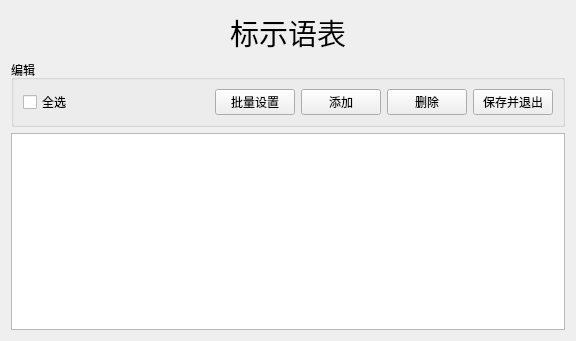
<?xml version="1.0" encoding="UTF-8"?>
<ui version="4.0">
 <class>QFormSignTable</class>
 <widget class="QWidget" name="QFormSignTable">
  <property name="geometry">
   <rect>
    <x>0</x>
    <y>0</y>
    <width>576</width>
    <height>341</height>
   </rect>
  </property>
  <property name="windowTitle">
   <string>Form</string>
  </property>
  <layout class="QVBoxLayout" name="verticalLayout">
   <item>
    <widget class="QLabel" name="label">
     <property name="font">
      <font>
       <pointsize>22</pointsize>
      </font>
     </property>
     <property name="text">
      <string>标示语表</string>
     </property>
     <property name="alignment">
      <set>Qt::AlignCenter</set>
     </property>
    </widget>
   </item>
   <item>
    <widget class="QGroupBox" name="groupBox">
     <property name="title">
      <string>编辑</string>
     </property>
     <layout class="QHBoxLayout" name="horizontalLayout">
      <item>
       <widget class="QCheckBox" name="checkBox">
        <property name="text">
         <string>全选</string>
        </property>
       </widget>
      </item>
      <item>
       <spacer name="horizontalSpacer">
        <property name="orientation">
         <enum>Qt::Horizontal</enum>
        </property>
        <property name="sizeHint" stdset="0">
         <size>
          <width>132</width>
          <height>20</height>
         </size>
        </property>
       </spacer>
      </item>
      <item>
       <widget class="QPushButton" name="pushButton_BatchSet">
        <property name="text">
         <string>批量设置</string>
        </property>
       </widget>
      </item>
      <item>
       <widget class="QPushButton" name="pushButton_Add">
        <property name="text">
         <string>添加</string>
        </property>
       </widget>
      </item>
      <item>
       <widget class="QPushButton" name="pushButton_Del">
        <property name="text">
         <string>删除</string>
        </property>
       </widget>
      </item>
      <item>
       <widget class="QPushButton" name="pushButton_SaveExit">
        <property name="text">
         <string>保存并退出</string>
        </property>
       </widget>
      </item>
     </layout>
    </widget>
   </item>
   <item>
    <widget class="QTableView" name="tableView"/>
   </item>
  </layout>
 </widget>
 <resources/>
 <connections/>
</ui>
